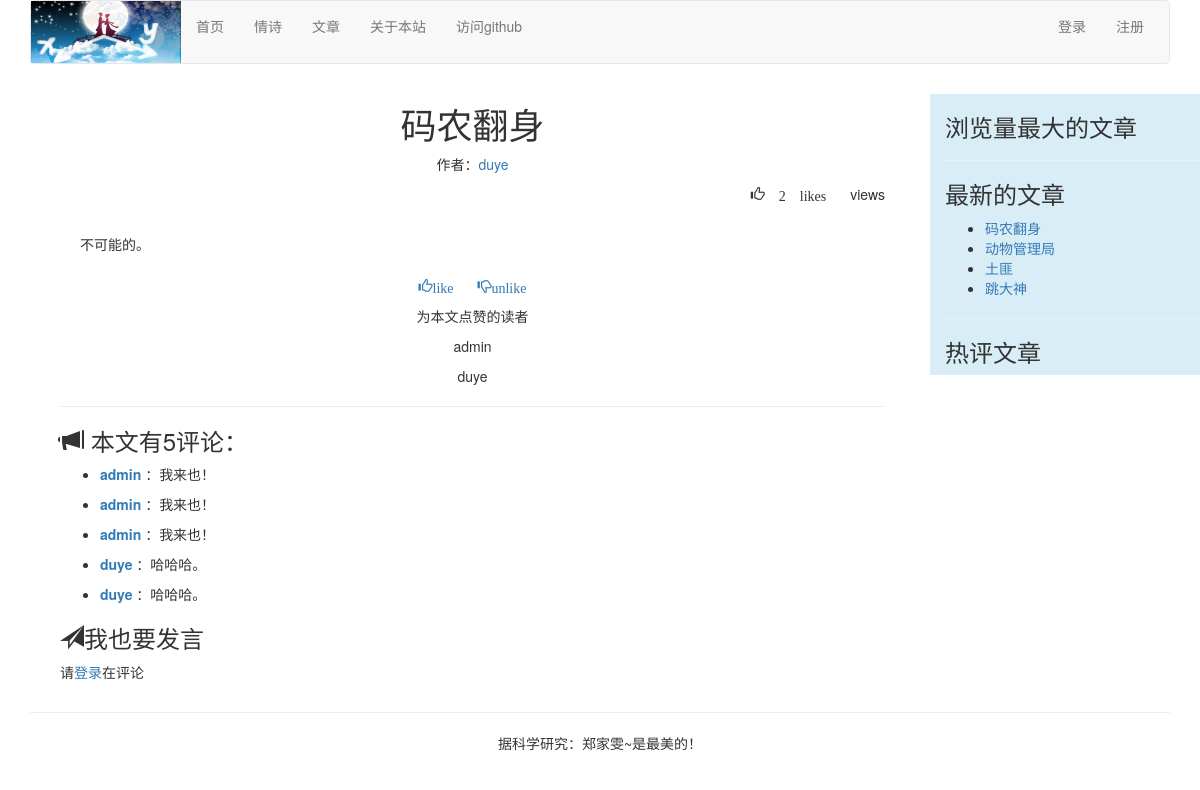
/article/article-content/42/Ma-Nong-Fan-Shen/, run on the app's committed database.
### article/models.py (models this page shows, shortened)
class ArticlePost(models.Model):
    author = models.ForeignKey(User, on_delete=models.CASCADE, related_name='article')
    title = models.CharField(max_length=200)
    slug = models.SlugField(max_length=500)
    column = models.ForeignKey(ArticleColumn, on_delete=models.CASCADE, related_name='article_column')
    body = models.TextField()
    created = models.DateTimeField(default=timezone.now)
    updated = models.DateTimeField(auto_now=True)
    users_like = models.ManyToManyField(User,related_name='articles_like',blank=True)
    article_tag = models.ManyToManyField(ArticleTag,related_name='article_tag',blank=True)
    class Meta:
        ordering = ('-updated',)
        index_together = (('id', 'slug'),)
    def get_url_path(self):
        return reverse('article:article_content',args=[self.id,self.slug])

class Comment(models.Model):
    article = models.ForeignKey(ArticlePost,on_delete=models.CASCADE,related_name='comments')
    body = models.TextField()
    commentator = models.CharField(max_length=90)
    created = models.DateTimeField(auto_now_add=True)
    class Meta:
        ordering = ('-created',)

### article/list_views.py (the view)
def article_detail(request,id,slug):
    article = get_object_or_404(ArticlePost,id=id,slug=slug)
    total_views = r.incr('article:{}:views'.format(article.id))   # 显示文章阅读次数
    r.zincrby('article_ranking',1,article.id)
    article_ranking = r.zrange('article_ranking',0,-1,desc=True)[:10]
    article_ranking_ids = [int(id) for id in article_ranking]
    most_viewed = list(ArticlePost.objects.filter(id__in=article_ranking_ids))
    most_viewed.sort(key=lambda x: article_ranking_ids.index(x.id))
    if request.method == 'POST':
        comment_form = CommentForm(data=request.POST)
        if comment_form.is_valid():
            new_comment = comment_form.save(commit=False)
            new_comment.article = article
            new_comment.commentator = request.user     # 实现当前登录用户作为评论员
            new_comment.save()
    else:
        comment_form = CommentForm()
    return render(request,'article/list/article_content.html',
                  {'article':article,'total_views':total_views,'most_viewed':most_viewed,'comment_form':comment_form})

### article/templatetags/article_tags.py (called while the page is built)
@register.inclusion_tag('article/list/latest_articles.html')
def latest_articles(n=5):
    latest_articles = ArticlePost.objects.order_by('-created')[:n]
    return {'latest_articles':latest_articles}

@register.simple_tag
def most_commented_articles(n=3):
    return ArticlePost.objects.annotate(total_comments=Count('comments')).order_by('-total_comments')[:n]

@register.filter(name='markdown')
def markdown_filter(text):
    return mark_safe(markdown.markdown(text))

### templates/article/list/article_content.html (shortened to what this page needs)
{% extends 'base.html' %}
{% load staticfiles %}
{% load article_tags %}
{% block content %}
{% with total_likes=article.users_like.count  user_like=article.users_like.all %}
    <div class="container">
    <div class="col-md-9">
        <header >
        <h1 class="text-center">{{ article.title }}</h1>
        <P >
            <p class="text-center">作者：<a href="{% url 'article:author_articles' article.author.username %}">{{ article.author.username }}</a></p>
            <div class="text-right">
            <span style="margin-left: 20px" class="glyphicon glyphicon-thumbs-up">
                {{ total_likes }} like{{ total_likes | pluralize }}
            </span>
            <span style="margin-left: 20px">
                {{ total_views }} view{{ total_views | pluralize }}
            </span>
            </div>
        </P>
        </header>
        <link rel="stylesheet" href="{% static 'editor/css/editormd.preview.css' %}" />
        <div id="editormd-view">
            {{ article.body | markdown }}
        </div>
        <div>
            <p class="text-center">
                <a onclick="like_article({{ article.id }},'like')" href="#">
                    <span class="glyphicon glyphicon-thumbs-up">like</span>
                </a>
                <a onclick="like_article({{ article.id }},'unlike')" href="#">
                    <span class="glyphicon glyphicon-thumbs-down" style="margin-left: 20px;">unlike</span>
                </a>
            </p>
        </div>
        <div>
            <p class="text-center"><srtong>为本文点赞的读者</srtong></p>
            {% for user in article.users_like.all %}
            <p class="text-center">{{ user.username }}</p>
            {% empty %}
            <p class="text-center">还没人对此文章点赞or鄙视</p>
            {% endfor %}
        </div>
        <hr>
        <div>
            <h3><span class="glyphicon glyphicon-bullhorn"></span> 本文有{{ article.comments.all.count }}评论： </h3>
            {% for comment in article.comments.all %}
            <ul >
            <li >
                <a href="{% url 'article:author_articles' comment.commentator %}">
                <strong>{{ comment.commentator }}
                </a>
                </strong>：{{ comment.body }}
            </li>
            </ul>
            {% empty %}
            <p>没有评论</p>
            {% endfor %}
        <h3><span class="glyphicon glyphicon-send"></span>我也要发言 </h3>
        <form action="." method="post" class="form-horizontal" role="form">
            {% if user.is_authenticated %}
            <div class="form-group">
                <label for="inputEmail3" class="col-sm-2 control-label">评论</label>
                <div class="col-sm-10">
                    {{ comment_form.body }}
                </div>
            </div>
            <div class="form-group">
                <div class="col-sm-offset-2 col-sm-10">
                    <p><input type="submit" name="" value="发评论" class="btn btn-primary" </p>
                </div>
            </div>
            {% else %}
                <P>请<a href="{% url 'account:user_login' %}?next={% firstof request.path '/' %}">登录</a>在评论</P>
            {% endif %}
        </form>
        </div>
    </div>
    <div class="col-md-3 bg-info" style="right:-30px; top:10px;">
        <p class="text-center"><h3>浏览量最大的文章</h3></p>
        <hr>
        <p class="text-center"><h3>最新的文章</h3></p>
        {% latest_articles 4 %}
        <hr>
        <P class="text-center"><h3>热评文章</h3></P>
        {% most_commented_articles as most_comments %}
    </div>
    </div>
{% endwith %}
{% endblock %}

### templates/base.html (shortened to what this page needs)
{% load staticfiles %}
<!DOCTYPE html>
<html lang="zh-cn">
<head>
    <link rel="stylesheet" href="{% static 'css/bootstrap.css' %}">
</head>
<body>
    {% include "header.html" %}
    <div class="container">
        {% block content %}{% endblock %}
    </div>
    {% include "footer.html" %}
</body>
</html>

### templates/header.html (shortened to what this page needs)
{% load staticfiles %}
<div class="container">
    <nav class="navbar navbar-default" role="navigation">
        <div class="navbar-header">
            <img src="{% static '/images/logoo.png' %}" height="62px" width="150px">
        </div>
    <div>
        <ul class="nav navbar-nav" role="navigation" >
            <li><a href="{% url 'home' %}">首页</a></li>
            <li><a href="{% url 'blog:blog_title' %}">情诗</a></li>
            <li><a href="{% url 'article:article_titles' %}">文章</a></li>
            <li><a href="{% url 'course:about' %}">关于本站</a> </li>
            <li><a href="https://github.com/duyedoudou">访问github</a> </li>
        </ul>
        <ul class="nav navbar-nav navbar-right" style="margin-right:10px">
            {% if user.is_authenticated %}
                <li>
                    <div class="dropdown" style="margin-top:8px">
                        <button class="btn btn-default dropdown-toggle" type="button" id="dropdownMenu"  data-toggle="dropdown">{{ user.username }}
                            <span class="caret"></span>
                        </button>
                        <ul class="dropdown-menu">
                            <li><a href="{% url 'account:password_change' %}">修改密码</a> </li>
                            <li><a href="{% url 'account:my_information' %}">个人信息</a> </li>
                            <li><a href="{% url 'article:article_column' %}">后台管理</a></li>
                        </ul>
                    </div>
                </li>
                <li><a href="{% url 'account:user_logout' %}">退出</a></li>
            {% else %}
                <li><a href="{% url 'account:user_login' %}">登录</a></li>
                <li><a href="{% url 'account:user_register' %}">注册</a></li>
            {% endif %}
        </ul>
    </div>
    </nav>
</div>

### templates/article/list/latest_articles.html
<ul>
    {% for article in latest_articles %}
    <li>
        <a href="{{ article.get_url_path }}">{{ article.title }}</a>
    </li>
    {% endfor %}
</ul>

### templates/footer.html
<div class="container">
    <hr>
    <p class="text-center">据科学研究：郑家雯~是最美的！</p>
</div>

### static/editor/css/editormd.preview.css (style rules this page uses)
.markdown-body { -ms-text-size-adjust: 100%; -webkit-text-size-adjust: 100%; color: #333; overflow: hidden; font-family: "Microsoft YaHei", Helvetica, "Meiryo UI", "Malgun Gothic", "Segoe UI", "Trebuchet MS", "Monaco", monospace, Tahoma, STXihei, "华文细黑", STHeiti, "Helvetica Neue", "Droid Sans", "wenquanyi micro hei", FreeSans, Arimo, Arial, SimSun, "宋体", Heiti, "黑体", sans-serif; font-size: 16px; line-height: 1.6; word-wrap: break-word; }
.markdown-body * { -moz-box-sizing: border-box; box-sizing: border-box; }
.markdown-body > *:first-child { margin-top: 0 !important; }
.markdown-body > *:last-child { margin-bottom: 0 !important; }
.markdown-body p, .markdown-body blockquote, .markdown-body ul, .markdown-body ol, .markdown-body dl, .markdown-body table, .markdown-body pre { margin-top: 0; margin-bottom: 16px; }
.editormd-preview-container, .editormd-html-preview { text-align: left; font-size: 14px; line-height: 1.6; padding: 20px; overflow: auto; width: 100%; background-color: #fff; }

### data on the page
ArticlePost: title "码农翻身", author.username "duye", body "不可能的。", comments.all.count "5"
Comment: commentator "admin", body "我来也！"
Comment: commentator "admin", body "我来也！"
Comment: commentator "admin", body "我来也！"
Comment: commentator "duye", body "哈哈哈。"
Comment: commentator "duye", body "哈哈哈。"
ArticlePost: title "动物管理局"
ArticlePost: title "土匪"
ArticlePost: title "跳大神"

### other printed values
{{ total_likes }} "2"
{{ total_likes | pluralize }} "s"
{{ total_views | pluralize }} "s"
{{ user.username }} "admin"
{{ user.username }} "duye"
